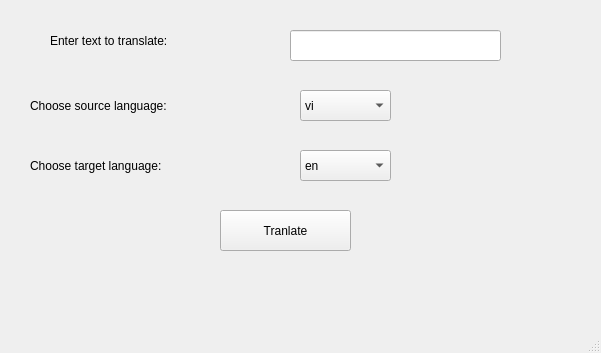
<?xml version="1.0" encoding="UTF-8"?>
<ui version="4.0">
 <class>MainWindow</class>
 <widget class="QMainWindow" name="MainWindow">
  <property name="geometry">
   <rect>
    <x>0</x>
    <y>0</y>
    <width>601</width>
    <height>353</height>
   </rect>
  </property>
  <property name="windowTitle">
   <string>Text Translate</string>
  </property>
  <widget class="QWidget" name="centralwidget">
   <widget class="QLabel" name="label">
    <property name="geometry">
     <rect>
      <x>50</x>
      <y>30</y>
      <width>211</width>
      <height>21</height>
     </rect>
    </property>
    <property name="styleSheet">
     <string notr="true">font: 12pt &quot;MS Shell Dlg 2&quot;;</string>
    </property>
    <property name="text">
     <string>Enter text to translate:</string>
    </property>
   </widget>
   <widget class="QLabel" name="label_2">
    <property name="geometry">
     <rect>
      <x>30</x>
      <y>90</y>
      <width>231</width>
      <height>31</height>
     </rect>
    </property>
    <property name="styleSheet">
     <string notr="true">font: 12pt &quot;MS Shell Dlg 2&quot;;</string>
    </property>
    <property name="text">
     <string>Choose source language:</string>
    </property>
   </widget>
   <widget class="QLabel" name="label_3">
    <property name="geometry">
     <rect>
      <x>30</x>
      <y>150</y>
      <width>231</width>
      <height>31</height>
     </rect>
    </property>
    <property name="styleSheet">
     <string notr="true">font: 12pt &quot;MS Shell Dlg 2&quot;;</string>
    </property>
    <property name="text">
     <string>Choose target language:</string>
    </property>
   </widget>
   <widget class="QLineEdit" name="lineEditText">
    <property name="geometry">
     <rect>
      <x>290</x>
      <y>30</y>
      <width>211</width>
      <height>31</height>
     </rect>
    </property>
   </widget>
   <widget class="QPushButton" name="pushButton">
    <property name="geometry">
     <rect>
      <x>220</x>
      <y>210</y>
      <width>131</width>
      <height>41</height>
     </rect>
    </property>
    <property name="text">
     <string>Tranlate</string>
    </property>
   </widget>
   <widget class="QLabel" name="labelResult">
    <property name="geometry">
     <rect>
      <x>180</x>
      <y>270</y>
      <width>211</width>
      <height>21</height>
     </rect>
    </property>
    <property name="styleSheet">
     <string notr="true">font: 12pt &quot;MS Shell Dlg 2&quot;;</string>
    </property>
    <property name="text">
     <string/>
    </property>
   </widget>
   <widget class="QComboBox" name="comboBoxSource">
    <property name="geometry">
     <rect>
      <x>300</x>
      <y>90</y>
      <width>91</width>
      <height>31</height>
     </rect>
    </property>
    <item>
     <property name="text">
      <string>vi</string>
     </property>
    </item>
    <item>
     <property name="text">
      <string>en</string>
     </property>
    </item>
   </widget>
   <widget class="QComboBox" name="comboBoxTarget">
    <property name="geometry">
     <rect>
      <x>300</x>
      <y>150</y>
      <width>91</width>
      <height>31</height>
     </rect>
    </property>
    <item>
     <property name="text">
      <string>en</string>
     </property>
    </item>
    <item>
     <property name="text">
      <string>vi</string>
     </property>
    </item>
   </widget>
  </widget>
  <widget class="QMenuBar" name="menubar">
   <property name="geometry">
    <rect>
     <x>0</x>
     <y>0</y>
     <width>601</width>
     <height>26</height>
    </rect>
   </property>
  </widget>
  <widget class="QStatusBar" name="statusbar"/>
 </widget>
 <resources/>
 <connections/>
</ui>
